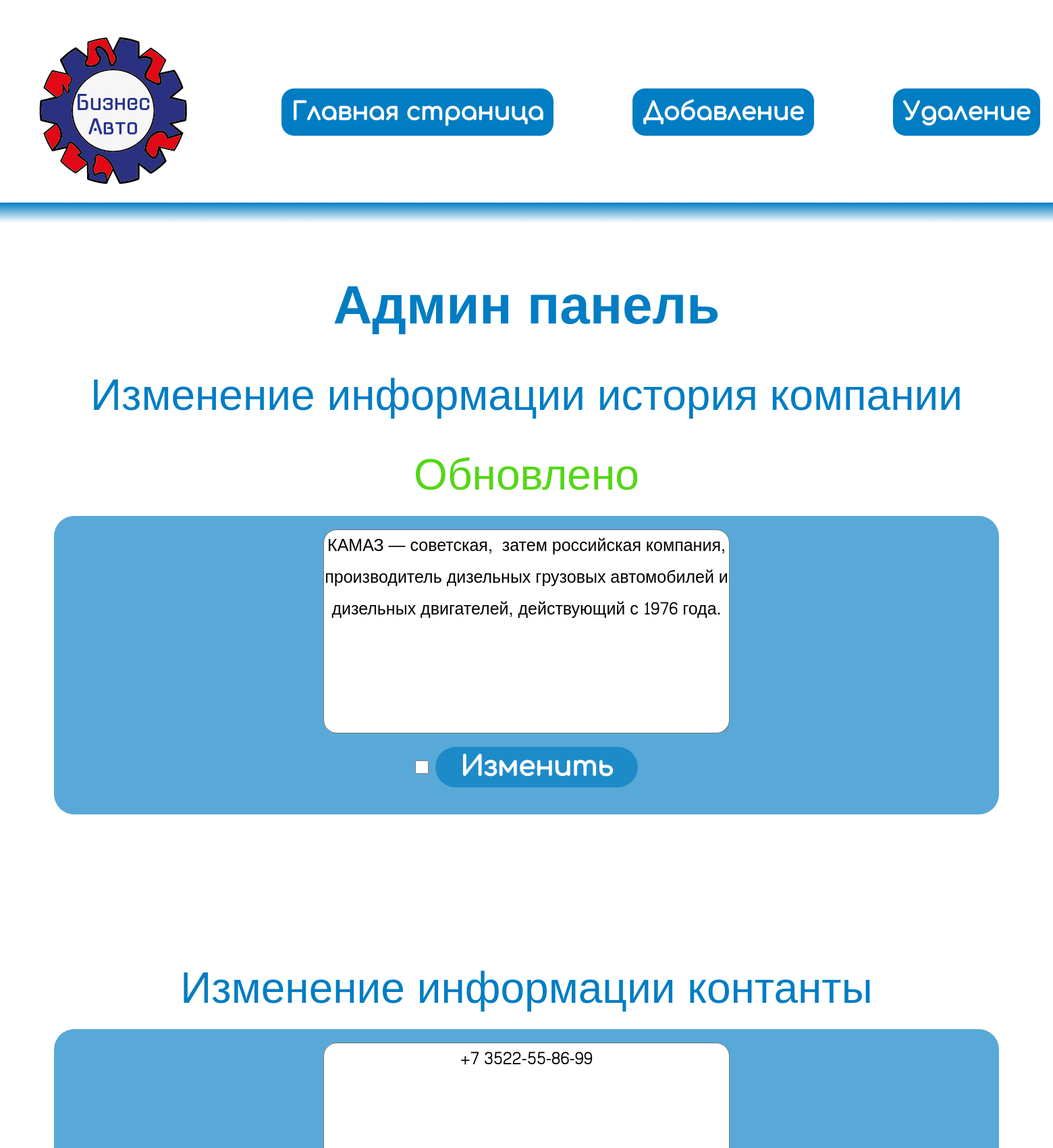
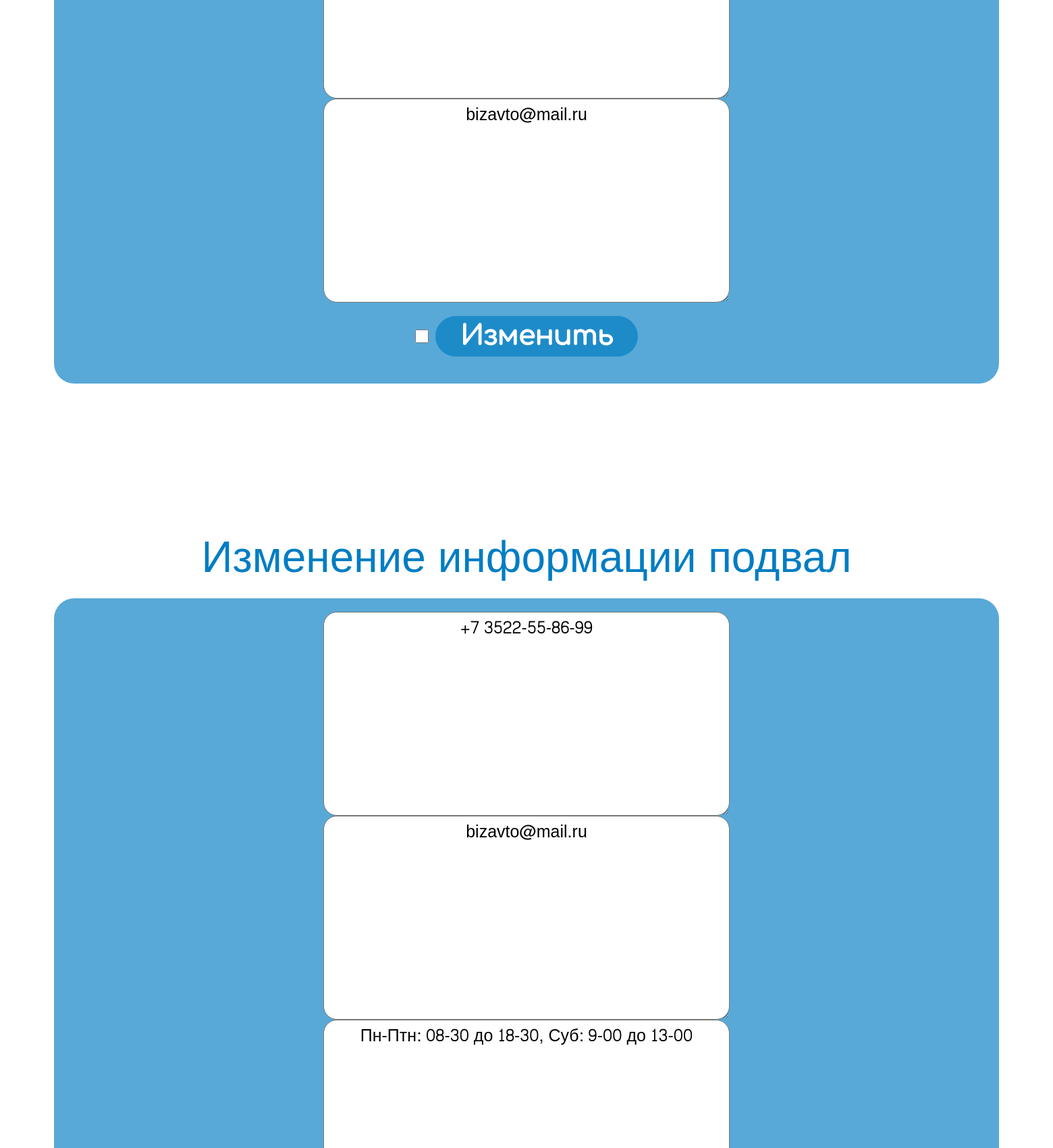
/localhost/edit.php?message=Update (upper part), run on the app's committed database (2 pictures, top to bottom).
### tables this page shows
CREATE TABLE `overview` (
  `id_overview` int NOT NULL,
  `txt_overview` text NOT NULL
);

CREATE TABLE `contacts` (
  `id_contacts` int NOT NULL,
  `txt_contacts` text NOT NULL,
  `txt_mail_contacts` text NOT NULL
);

CREATE TABLE `footer` (
  `id_footer` int NOT NULL,
  `work_time_footer` text NOT NULL,
  `address_footer` text NOT NULL
);

### localhost/edit.php (the view, shortened to what this page needs)
<!DOCTYPE html>
<html lang="en">
<head>
    <link rel="stylesheet" href="./css/style.css">
    <link rel="stylesheet" type="text/css" href="./slick/slick.css"/>
    <link rel="stylesheet" type="text/css" href="./slick/slick-theme.css"/>
</head>
<body>
<header>
        <div class="container">
            <div class="head">
                <span><img src="./media/images/image 6.png" alt=""></span>
                <a href="index.php" class="auth">Главная страница</a>
                <a href="adminpanel.php" class="auth">Добавление</a>
                <a href="delete.php" class="auth">Удаление</a>
            </div>
        </div>
        <div class="head_gradient"></div>
</header>
<div class="container_admin_panel">
    <div class="admin_panel">
        <p class="title_info_admin_panel">Админ панель</p>
        <p class="title_more_admin_panel">Изменение информации история компании</p>
        <?php
                    if(isset($_GET['message']) && $_GET['message'] == 'ERORR'){
                        echo "<h1 class='erorr'>Ошибка</h1>";
                    }if(isset($_GET['message']) && $_GET['message'] == 'Update'){
                        echo "<h1 class='update'>Обновлено</h1>";
                    }
        ?>
        <div class="continer_admin_panel">
            <div class="overview">
                <form method="POST" action="edit_back.php">
                    <?php
                    require 'bd.php';
                    $sql = "SELECT * FROM `overview`";
                    $result2 = $conn->query($sql);
                    if ($result2->num_rows > 0) {
                        while($row2 = $result2->fetch_assoc()) {
                            echo '<textarea class="overview_txt" name="text_overview">'.$row2['txt_overview'].'</textarea>';
                        }
                    }
                    ?>
                    <div>
                        <input type="checkbox" required class="checkbox_over">
                        <input type="submit" value="Изменить" class="btn_card_admin_panel">
                    </div>
                </form>
            </div>
        </div>
        <p class="title_more_admin_panel">Изменение информации контанты</p>
        <div class="continer_admin_panel">
            <div class="overview">
                <form method="POST" action="contacts_back.php">
                    <?php
                    require 'bd.php';
                    $sql = "SELECT * FROM `contacts`";
                    $result2 = $conn->query($sql);
                    if ($result2->num_rows > 0) {
                        while($row2 = $result2->fetch_assoc()) {
                            echo '<textarea class="overview_txt" name="text_contacts">'.$row2['txt_contacts'].'</textarea>';
                            echo '<textarea class="overview_txt" name="text_mail_contacts">'.$row2['txt_mail_contacts'].'</textarea>';
                        }
                    }
                    ?>
                    <div>
                        <input type="checkbox" required class="checkbox_over">
                        <input type="submit" value="Изменить" class="btn_card_admin_panel">
                    </div>
                </form>
            </div>
        </div>
        <p class="title_more_admin_panel">Изменение информации подвал</p>
        <div class="continer_admin_panel">
            <div class="overview">
                <form method="POST" action="footer_back.php">
                    <?php
                    require 'bd.php';
                    $sql = "SELECT * FROM `contacts`";
                    $result2 = $conn->query($sql);
                    if ($result2->num_rows > 0) {
                        while($row2 = $result2->fetch_assoc()) {
                            echo '<textarea class="overview_txt" name="text_contacts">'.$row2['txt_contacts'].'</textarea>';
                            echo '<textarea class="overview_txt" name="text_mail_contacts">'.$row2['txt_mail_contacts'].'</textarea>';
                        }
                    }
                    $sql2 = "SELECT * FROM `footer`";
                    $result3 = $conn->query($sql2);
                    if ($result3->num_rows > 0) {
                        while($row3 = $result3->fetch_assoc()) {
                            echo '<textarea class="overview_txt" name="work_time_footer">'.$row3['work_time_footer'].'</textarea>';
                        }
                    }
                    ?>
                </form>
            </div>
        </div>
    </div>
</div>
</body>
<?php
    include "footer.php"
?>

### localhost/css/style.css (style rules this page uses)
* { margin: 0; padding: 0; }
a { text-decoration: none; }
.container { width: 1600px; margin: 0 auto; }
.auth { font-size: 36px; color: white; text-align: center; font-family: Comfortaa; font-weight: 700; background-color: #007DC3; border-radius: 20px; padding: 15px; border: 1px solid white; transition: 0.5s; }
.head { display: flex; justify-content: space-around; align-items: center; margin-top: 55px; }
.head img:nth-child(1) { margin-right: 24px; }
.head_gradient { margin-top: 23px; background: linear-gradient(180deg, #007DC3 0%, rgba(97, 122, 132, 0.00) 100%); width: 100%; height: 30px; }
.title_info_admin_panel { padding-top: 50px; color: #007DC3; text-align: center; font-family: 'Content',sans-serif; font-size: 80px; font-weight: 700; }
.title_more_admin_panel { color: #007DC3; text-align: center; font-family: 'Content',sans-serif; font-size: 64px; font-weight: 500; }
.continer_admin_panel { width: 1400px; margin: 0 auto; }
.btn_card_admin_panel { display: flex; align-items: center; justify-content: center; border-radius: 30px; background-color:#007cc3a7; width: 300px; height: 60px; color: rgb(255, 255, 255); border: 0px solid #617A84; font-family: Comfortaa; font-size: 40px; font-weight: 700; transition: 0.5s; }
.overview { margin-bottom: 200px; padding: 20px; display: flex; justify-content: space-evenly; background-color:#007cc3a7; border-radius: 30px; }
.overview_txt { border-radius: 20px; font-family: 'Content',sans-serif; font-size: 25px; text-align: center; width: 600px; height: 300px; }
.overview>form { display: flex; flex-direction: column; }
.overview>form>div { margin: 20px; display: flex; justify-content: center; }
.checkbox_over { margin-right: 10px; width: 20px; }
.update { color: #53d716; text-align: center; font-family: 'Content',sans-serif; font-size: 64px; font-weight: 500; }

### data on the page
overview: text_overview "КАМАЗ — советская, затем российская компания, производитель дизельных грузовых автомобилей и дизельных двигателей, действующий с 1976 года."
contacts: text_contacts "+7 3522-55-86-99", text_mail_contacts "bizavto@mail.ru"
footer: work_time_footer "Пн-Птн: 08-30 до 18-30, Суб: 9-00 до 13-00"
